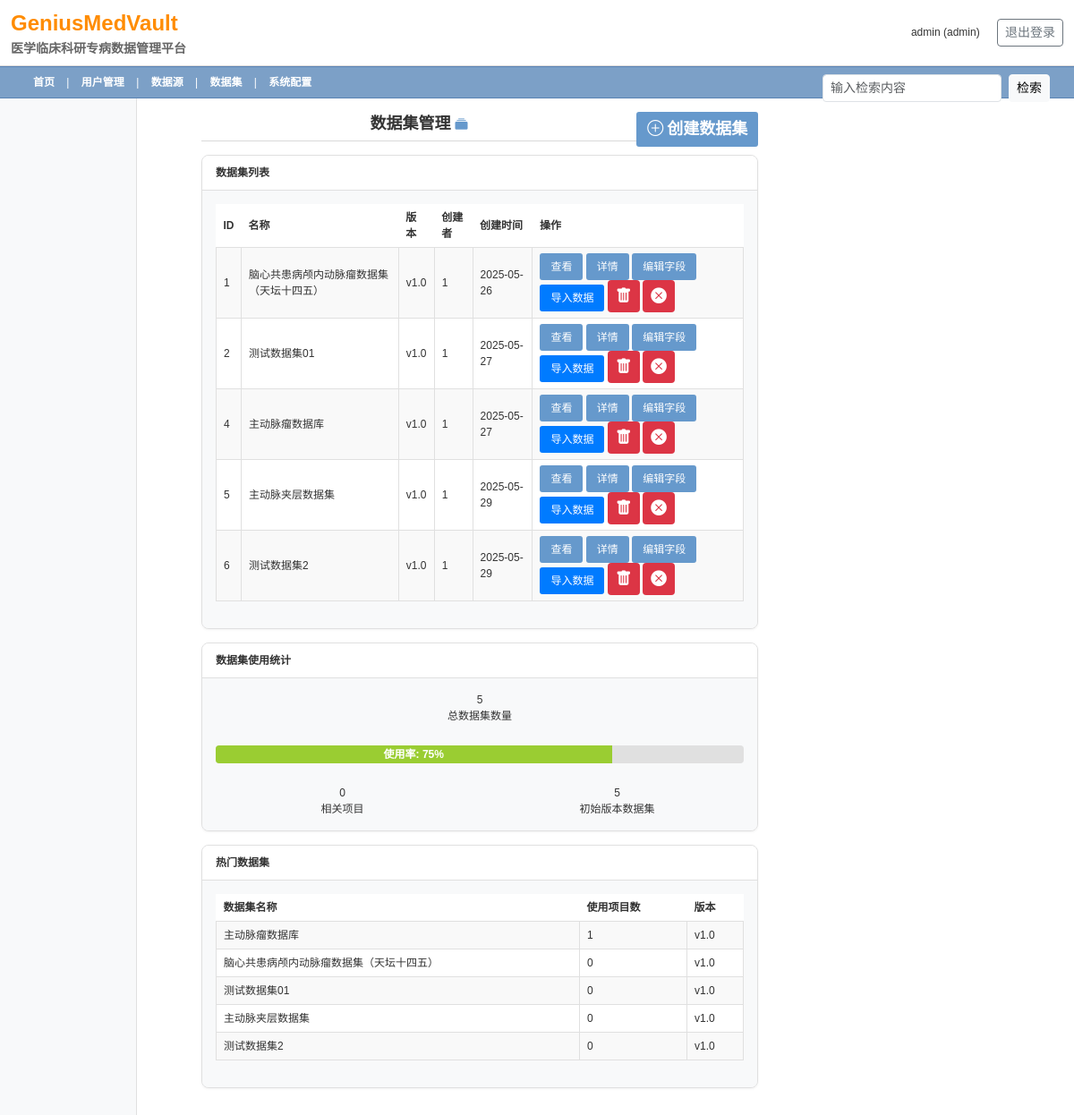
Page /admin/datasets (signed in) on the committed database.
### app.py (models this page shows, shortened)
class User(UserMixin, db.Model):
    id = db.Column(db.Integer, primary_key=True)
    username = db.Column(db.String(100), unique=True, nullable=False)
    email = db.Column(db.String(100), unique=True, nullable=False)
    password_hash = db.Column(db.String(200), nullable=False)
    role = db.Column(db.String(20), nullable=False, default='doctor')  # 'admin' or 'doctor'
    created_at = db.Column(db.DateTime, default=datetime.utcnow)
    name = db.Column(db.String(100))
    gender = db.Column(db.String(10))  # 性别：男/女
    title = db.Column(db.String(100))
    department = db.Column(db.String(100))
    professional_title = db.Column(db.String(50))
    doctor_id = db.Column(db.String(50))
    phone = db.Column(db.String(20))
    center_name = db.Column(db.String(100))
    institution = db.Column(db.String(100))
    avatar = db.Column(db.String(200))
    password_updated_at = db.Column(db.DateTime, default=datetime.utcnow)
    last_login = db.Column(db.DateTime, default=datetime.utcnow)

class DataSet(db.Model):
    id = db.Column(db.Integer, primary_key=True)
    name = db.Column(db.String(100), nullable=False)
    description = db.Column(db.Text)
    created_at = db.Column(db.DateTime, default=datetime.utcnow)
    created_by = db.Column(db.Integer, db.ForeignKey('user.id'))
    version = db.Column(db.String(20), default='1.0')
    custom_fields = db.Column(db.Text)  # 存储JSON格式的自定义字段
    preview_data = db.Column(db.Text)   # 存储JSON格式的预览数据
    privacy_level = db.Column(db.String(20))  # 'public', 'team', or 'private'
    team_members = db.Column(db.Text)  # JSON string of team member IDs

### app.py (the view)
@app.route('/admin/datasets')
@login_required
@admin_required
def datasets():
    datasets = DataSet.query.all()
    return render_template('admin/datasets.html', datasets=datasets)

### app.py (called while the page is built)
@login_manager.user_loader
def load_user(user_id):
    return User.query.get(int(user_id))

def admin_required(f):
    @wraps(f)
    def decorated_function(*args, **kwargs):
        if not current_user.is_authenticated or current_user.role != 'admin':
            flash('您没有权限访问该页面')
            return redirect(url_for('login'))
        return f(*args, **kwargs)
    return decorated_function

### templates/admin/datasets.html (shortened to what this page needs)
{% extends "clinical_base.html" %}
{% block content %}
<div class="dashboard-container">
    <div class="content-title text-center">
    数据集管理 <i class="bi bi-collection-fill info-icon"></i>
    <div class="float-end">
        <a href="{{ url_for('create_dataset') }}" class="clinical-button">
            <i class="bi bi-plus-circle me-1"></i>创建数据集
        </a>
    </div>
</div>
<div class="dashboard-grid">
    <div class="clinical-info-box dashboard-box" style="flex: 1 1 100%;">
        <div class="info-box-title">
            数据集列表
        </div>
        <div class="info-box-content">
            {% if datasets %}
            <div class="table-responsive">
                <table class="clinical-table">
                    <thead>
                        <tr>
                            <th>ID</th>
                            <th>名称</th>
                            <th>版本</th>
                            <th>创建者</th>
                            <th>创建时间</th>
                            <th>操作</th>
                        </tr>
                    </thead>
                    <tbody>
                        {% for dataset in datasets %}
                        <tr>
                            <td>{{ dataset.id }}</td>
                            <td>{{ dataset.name }}</td>
                            <td>v{{ dataset.version }}</td>
                            <td>
                                {% if dataset.created_by %}
                                    {{ dataset.created_by }}
                                {% else %}
                                    系统
                                {% endif %}
                            </td>
                            <td>{{ dataset.created_at.strftime('%Y-%m-%d') }}</td>
                            <td>
                                <a href="{{ url_for('doctor_view_dataset', dataset_id=dataset.id) }}" class="clinical-button">查看</a>
                                <button class="clinical-button" onclick="showDatasetDetails('{{ dataset.id }}')">详情</button>
                                <button class="clinical-button" onclick="showEditFieldsModal('{{ dataset.id }}', '{{ dataset.name }}')">编辑字段</button>
                                <button class="clinical-button clinical-button-primary" onclick="showImportDataModal('{{ dataset.id }}', '{{ dataset.name }}')">导入数据</button>
                                <button class="clinical-button clinical-button-icon clinical-button-danger" onclick="confirmClearDataset('{{ dataset.id }}', '{{ dataset.name }}')" title="强制清空数据"><i class="bi bi-trash-fill"></i></button>
                                <button class="clinical-button clinical-button-icon clinical-button-danger" onclick="confirmDeleteDataset('{{ dataset.id }}', '{{ dataset.name }}')" title="删除数据集"><i class="bi bi-x-circle-fill"></i></button>
                            </td>
                        </tr>
                        {% endfor %}
                    </tbody>
                </table>
            </div>
            {% endif %}
        </div>
    </div>
    <div class="clinical-info-box dashboard-box">
        <div class="info-box-title">
            数据集使用统计
        </div>
        <div class="info-box-content">
            {% set total_projects = 0 %}
            {% for dataset in datasets %}
                {% set total_projects = total_projects + dataset.projects|length %}
            {% endfor %}
            <div class="text-center mb-4">
                <div class="stat-box">
                    <div class="stat-value">{{ datasets|length }}</div>
                    <div class="stat-label">总数据集数量</div>
                </div>
            </div>
            <div class="enrollment-progress mb-3">
                <div class="enrollment-bar" style="width: 75%">
                    使用率: 75%
                </div>
            </div>
            <div class="text-center mt-4">
                <div class="row">
                    <div class="col-md-6">
                        <div class="stat-box">
                            <div class="stat-value">{{ total_projects }}</div>
                            <div class="stat-label">相关项目</div>
                        </div>
                    </div>
                    <div class="col-md-6">
                        <div class="stat-box">
                            <div class="stat-value">{{ datasets|selectattr('version', 'equalto', '1.0')|list|length }}</div>
                            <div class="stat-label">初始版本数据集</div>
                        </div>
                    </div>
                </div>
            </div>
        </div>
    </div>
    <div class="clinical-info-box dashboard-box">
        <div class="info-box-title">
            热门数据集
        </div>
        <div class="info-box-content">
            {% if datasets %}
            <table class="clinical-table">
                <thead>
                    <tr>
                        <th>数据集名称</th>
                        <th>使用项目数</th>
                        <th>版本</th>
                    </tr>
                </thead>
                <tbody>
                    {% set sorted_datasets = [] %}
                    {% for dataset in datasets %}
                        {% set project_count = dataset.projects|length %}
                        {% set _ = sorted_datasets.append((dataset, project_count)) %}
                    {% endfor %}
                    {% set sorted_datasets = sorted_datasets|sort(reverse=true, attribute='1') %}
                    {% for dataset_item in sorted_datasets[:5] %}
                        {% set dataset = dataset_item[0] %}
                        {% set project_count = dataset_item[1] %}
                        <tr>
                            <td>{{ dataset.name }}</td>
                            <td>{{ project_count }}</td>
                            <td>v{{ dataset.version }}</td>
                        </tr>
                    {% endfor %}
                </tbody>
            </table>
            {% else %}
            <p class="text-center p-3">暂无数据</p>
            {% endif %}
            </div>
        </div>
    </div>
</div>
{% endblock %}

### templates/clinical_base.html (shortened to what this page needs)
<!DOCTYPE html>
<html lang="zh-CN">
<head>
    <link href="https://cdn.jsdelivr.net/npm/bootstrap@5.3.0/dist/css/bootstrap.min.css" rel="stylesheet">
    <link rel="stylesheet" href="https://cdn.jsdelivr.net/npm/bootstrap-icons@1.11.0/font/bootstrap-icons.css">
    <link rel="stylesheet" href="{{ url_for('static', filename='css/clinical_theme.css') }}">
</head>
<body>
    <header class="clinical-header py-2">
        <div class="container-fluid">
            <div class="row align-items-center">
                <div class="col-md-6">
                    <div class="clinical-brand">
                        <span style="color: #FF8C00;">GeniusMedVault</span>
                        <span class="clinical-brand-subtitle">医学临床科研专病数据管理平台</span>
                    </div>
                </div>
                <div class="col-md-6 text-end">
                    {% if current_user.is_authenticated %}
                        <span class="me-3">{{ current_user.role }} ({{ current_user.username }})</span>
                        <a href="{{ url_for('logout') }}" class="btn btn-sm btn-outline-secondary">退出登录</a>
                    {% endif %}
                </div>
            </div>
        </div>
    </header>
    <nav class="clinical-navbar">
        <div class="container-fluid">
            {% if current_user.is_authenticated %}
                {% if current_user.role == 'admin' %}
                    <a href="{{ url_for('admin_dashboard') }}">首页</a> |
                    <a href="{{ url_for('user_management') }}">用户管理</a> |
                    <a href="{{ url_for('data_sources') }}">数据源</a> |
                    <a href="{{ url_for('datasets') }}">数据集</a> |
                    <a href="{{ url_for('system_config') }}">系统配置</a>
                {% endif %}
            {% endif %}
            <div class="clinical-search-box">
                <form class="d-flex">
                    <input type="text" placeholder="输入检索内容" class="form-control form-control-sm me-2" style="width: 200px;">
                    <button type="submit" class="btn btn-sm btn-light">检索</button>
                </form>
            </div>
        </div>
    </nav>
    <div class="container-fluid clinical-main-container">
        <div class="row">
            <div class="col-md-2 col-lg-2 clinical-sidebar">
            </div>
            <div class="col-md-10 col-lg-10 clinical-content">
                {% block content %}{% endblock %}
            </div>
        </div>
    </div>
</body>
</html>

### static/css/clinical_theme.css (style rules this page uses)
:root { --primary-blue: #6699CC; --secondary-blue: #336699; --header-blue: #7CA0C7; --light-blue: #DDE5F2; --light-gray: #f8f9fa; --border-gray: #D9D9D9; --yellow-highlight: #FFEC8B; --green-success: #9ACD32; --text-dark: #333333; --text-light: #666666; --card-bg: #f8f9fa; --card-border: #e0e0e0; --card-header-bg: #ffffff; --card-shadow: 0 1px 3px rgba(0,0,0,0.05); }
body { font-family: Arial, Helvetica, sans-serif; font-size: 12px; color: var(--text-dark); background-color: #FFFFFF; margin: 0; padding: 0; }
.clinical-header { background-color: white; border-bottom: 1px solid var(--border-gray); padding: 10px 0; }
.clinical-brand { font-size: 24px; font-weight: bold; color: #FF8C00; }
.clinical-brand-subtitle { color: #666; font-size: 14px; display: block; }
.clinical-navbar { background-color: var(--header-blue); color: white; padding: 8px 15px; border-top: 1px solid #5a83b3; border-bottom: 1px solid #5a83b3; position: sticky; top: 0; z-index: 1000; }
.clinical-navbar a { color: white; text-decoration: none; padding: 0 10px; font-weight: bold; }
.clinical-search-box { float: right; }
.clinical-main-container { max-width: 1600px; margin: 0 auto; padding: 0; }
.clinical-sidebar { background-color: #f8f9fa; padding: 15px; min-height: calc(100vh - 120px); border-right: 1px solid #e0e0e0; overflow-y: auto; }
.clinical-content { padding: 15px; background-color: white; min-height: calc(100vh - 120px); }
.content-title { color: var(--text-dark); font-size: 18px; font-weight: bold; padding-bottom: 5px; border-bottom: 1px solid var(--border-gray); margin-bottom: 15px; }
.info-icon { color: var(--primary-blue); font-size: 14px; }
.clinical-table { width: 100%; border-collapse: collapse; margin-bottom: 15px; }
.clinical-table th { background-color: var(--card-header-bg); color: var(--text-dark); text-align: left; padding: 6px 8px; font-weight: bold; cursor: pointer; }
.clinical-table td { padding: 6px 8px; border: 1px solid var(--card-border); }
.clinical-table tr:nth-child(even) { background-color: #ffffff; }
.clinical-table tr:nth-child(odd) { background-color: #f9f9f9; }
.clinical-info-box { background-color: var(--card-bg); border: 1px solid var(--card-border); border-radius: 8px; margin-bottom: 15px; box-shadow: var(--card-shadow); overflow: hidden; }
.info-box-title { background-color: var(--card-header-bg); color: var(--text-dark); padding: 10px 15px; font-weight: bold; display: flex; justify-content: space-between; align-items: center; border-bottom: 1px solid var(--card-border); }
.info-box-content { padding: 15px; background-color: var(--card-bg); }
.enrollment-progress { height: 20px; background-color: #e0e0e0; border-radius: 4px; overflow: hidden; }
.enrollment-bar { height: 100%; background-color: var(--green-success); text-align: center; line-height: 20px; color: white; font-weight: bold; }
.clinical-button { display: inline-block; padding: 6px 12px; background-color: var(--primary-blue); color: white; border: none; border-radius: 3px; cursor: pointer; text-decoration: none; }

### templates/admin/datasets.html (style rules this page uses)
.dashboard-container { width: 90%; margin-left: auto; margin-right: auto; padding: 0 20px; box-sizing: border-box; max-width: 1800px; }
@media (min-width: 1200px) { .dashboard-container { width: 90%; } }
.clinical-button-icon { padding: 0.25rem 0.5rem; border-radius: 4px; width: 36px; height: 36px; display: inline-flex; align-items: center; justify-content: center; }
.clinical-button-icon i { font-size: 1.1rem; }
.clinical-button-danger { background-color: #dc3545; color: white; }
.clinical-button-primary { background-color: #007bff; color: white; }

### rows in the picture
User: role "admin", username "admin"
DataSet: id "1", name "脑心共患病颅内动脉瘤数据集（天坛十四五）", version "1.0", created_by "1", created_at "2025-05-26", project_count "0"
DataSet: id "2", name "测试数据集01", version "1.0", created_by "1", created_at "2025-05-27", project_count "0"
DataSet: id "4", name "主动脉瘤数据库", version "1.0", created_by "1", created_at "2025-05-27"
DataSet: id "5", name "主动脉夹层数据集", version "1.0", created_by "1", created_at "2025-05-29", project_count "0"
DataSet: id "6", name "测试数据集2", version "1.0", created_by "1", created_at "2025-05-29", project_count "0"

### other values in the picture
{{ datasets|length }} "5"
{{ total_projects }} "0"
{{ datasets|selectattr('version', 'equalto', '1.0')|list|length }} "5"
